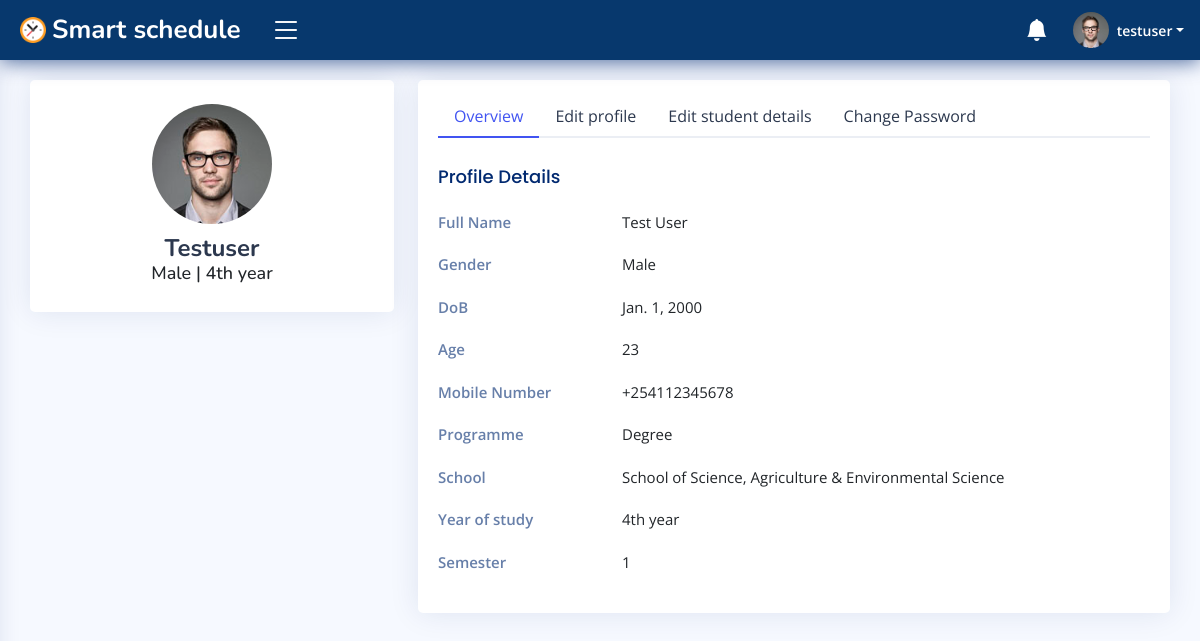
Page /auth/profile/testuser/student/ (signed in) on the committed database.
### accounts/models.py (models this page shows, shortened)
class User(AbstractUser):
    id = models.CharField(max_length=30, primary_key=True, unique=True, editable=False)
    first_name = models.CharField(max_length=15, blank=False)
    last_name = models.CharField(max_length=15, blank=False)
    email = models.EmailField(unique=True)
    gender = models.CharField(max_length=7, blank=False)
    dob = models.DateField(null=True, blank=False, db_column='Date of Birth')
    age = models.PositiveIntegerField(default=0, editable=False)
    mobile_no = PhoneNumberField()
    profile_pic = models.ImageField(upload_to='Users/imgs/dps/', default='default.png')
    is_student = models.BooleanField(default=False)
    date_updated = models.DateTimeField(auto_now=True)
    REQUIRED_FIELDS = ['username']
    USERNAME_FIELD = 'email'
    def __str__(self) -> str:
        return self.username
    class Meta:
        ordering = ['username', 'first_name', 'last_name']

class Student(models.Model):
    id = models.CharField(max_length=30, primary_key=True, unique=True, editable=False)
    student_name = models.OneToOneField(User, on_delete=models.CASCADE, editable=False)
    school = models.CharField(max_length=70, blank=False)
    department = models.CharField(max_length=70, blank=False)
    reg_no = models.CharField(max_length=14, blank=False, unique=True, db_column='Registration No.')
    year = models.CharField(max_length=10, blank=False, db_column='Year of Study')
    semester = models.CharField(max_length=1, blank=False)
    programme = models.CharField(max_length=35, blank=False)
    course = models.CharField(max_length=50, blank=False)
    date_created = models.DateTimeField(auto_now_add=True)
    date_updated = models.DateTimeField(auto_now=True)
    class Meta:
        ordering = ['student_name', 'reg_no']
        verbose_name_plural = 'Students records'
    def __str__(self) -> str:
        return f'{self.student_name}'

### accounts/views.py (the view, shortened to what this page needs)
# urls.py: path('profile/<str:_student_name>/student/', views.EditStudentProfileView.as_view(), name='student_profile'),
@method_decorator(login_required(login_url='login'), name='get')
@method_decorator(user_passes_test(lambda user: user.is_staff is False or user.is_superuser is False), name='get')
class EditStudentProfileView(View):
    profile_form_class = EditProfileForm
    student_form_class = EditStudentDetailsForm
    template_name = 'dashboard/students/profile.html'
    def get(self, request, _student_name, *args, **kwargs):
        editprofile_form = self.profile_form_class(instance=request.user)
        editstudent_form = self.student_form_class(instance=request.user.student)
        context = {
            'EditProfileForm': editprofile_form,
            'UpdateStudentInfoForm': editstudent_form,
        }
        return render(request, self.template_name, context)

### campus/templates/dashboard/students/profile.html (shortened to what this page needs)
{% extends 'dashboard/students/base.html' %}{% block title %}Profile page{% endblock %}
{% load crispy_forms_tags %}
	{% block content %}
	<main id="main" class="main">
		<section class="section profile">
			<div class="row">
				<div class="col-xl-4">
					<div class="card">
						<div class="card-body profile-card pt-4 d-flex flex-column align-items-center">
							<img src="{{ request.user.profile_pic.url }}" alt="Profile" class="rounded-circle">
							<h2>{{ request.user.username|title }}</h2>
							{% if request.user.is_student is True %}
							<h3>{{ request.user.gender|default:" -- " }} | {{ request.user.student.year|default:" -- " }}</h3>
							{% else %}
							<h3>{{ request.user.gender|default:" -- " }} | {{ request.user.faculty|default:" -- " }}</h3>
							{% endif %}
						</div>
					</div>
				</div>
				<div class="col-xl-8">
					<div class="card">
						<div class="card-body pt-3">
							<ul class="nav nav-tabs nav-tabs-bordered">
								<li class="nav-item">
									<button class="nav-link active" data-bs-toggle="tab" data-bs-target="#profile-overview">Overview</button>
								</li>
								<li class="nav-item">
									<button class="nav-link" data-bs-toggle="tab" data-bs-target="#profile-edit">Edit profile</button>
								</li>
								<li class="nav-item">
									<button class="nav-link" data-bs-toggle="tab" data-bs-target="#student-details-edit">Edit student details</button>
								</li>
								<li class="nav-item">
									<button class="nav-link" data-bs-toggle="tab" data-bs-target="#profile-change-password">Change Password</button>
								</li>
							</ul>
							<div class="tab-content pt-2">
								<div class="tab-pane fade show active profile-overview" id="profile-overview">
									<h5 class="card-title">Profile Details</h5>
									<div class="row">
										<div class="col-xl-3 col-lg-4 label">Full Name</div>
										<div class="col-xl-9 col-lg-8">{{ request.user.first_name|title }} {{ request.user.last_name|title }}</div>
									</div>
									<div class="row">
										<div class="col-xl-3 col-lg-4 label">Gender</div>
										<div class="col-xl-9 col-lg-8">{{ request.user.gender|default:" -- " }}</div>
									</div>
									<div class="row">
										<div class="col-xl-3 col-lg-4 label">DoB</div>
										<div class="col-xl-9 col-lg-8">{{ request.user.dob|default:" -- " }}</div>
									</div>
									<div class="row">
										<div class="col-xl-3 col-lg-4 label">Age</div>
										<div class="col-xl-9 col-lg-8">{{ request.user.age|default:"0" }}</div>
									</div>
									<div class="row">
										<div class="col-xl-3 col-lg-4 label">Mobile Number</div>
										<div class="col-xl-9 col-lg-8">{{ request.user.mobile_no|default:" -- " }}</div>
									</div>
									{% if request.user.is_student is True %}
									<div class="row">
										<div class="col-xl-3 col-lg-4 label">Programme</div>
										<div class="col-xl-9 col-lg-8">{{ request.user.student.programme|default:" -- " }}</div>
									</div>
									<div class="row">
										<div class="col-xl-3 col-lg-4 label">School</div>
										<div class="col-xl-9 col-lg-8">{{ request.user.student.school|default:" -- " }}</div>
									</div>
									<div class="row">
										<div class="col-xl-3 col-lg-4 label">Year of study</div>
										<div class="col-xl-9 col-lg-8">{{ request.user.student.year|default:" -- " }}</div>
									</div>
									<div class="row">
										<div class="col-xl-3 col-lg-4 label">Semester</div>
										<div class="col-xl-9 col-lg-8">{{ request.user.student.semester|default:" -- " }}</div>
									</div>
									{% endif %}
								</div>
							</div>
						</div>
					</div>
				</div>
			</div>
		</section>
	</main>
	{% endblock %}

### campus/templates/dashboard/students/base.html (shortened to what this page needs)
{% load static %}
<!DOCTYPE html>
<html lang="en">
<head>
    <link href="https://cdn.jsdelivr.net/npm/bootstrap@5.3.2/dist/css/bootstrap.min.css" rel="stylesheet">
    <link rel="stylesheet" href="https://cdn.jsdelivr.net/npm/bootstrap-icons@1.11.1/font/bootstrap-icons.css">
    <link href="{% static 'css/styles.css' %}" rel="stylesheet">
    <link rel="stylesheet" href="https://cdn.jsdelivr.net/npm/fullcalendar@5.10.0/main.min.css">
</head>
<body>
    <header id="header" class="header fixed-top d-flex align-items-center">
        <div class="d-flex align-items-center justify-content-between">
            <a href="{% url 'student_homepage' %}" class="logo d-flex align-items-center">
                <img src="{% static 'img/logo/logo.png' %}" alt="logo">
                <span class="d-none d-lg-block text-white">Smart schedule</span>
            </a>
            <i class="bi bi-list toggle-sidebar-btn"></i>
        </div>
        <nav class="header-nav ms-auto">
            <ul class="d-flex align-items-center">
                <li class="nav-item dropdown">
                    <a class="nav-link nav-icon" href="" data-bs-toggle="dropdown">
                        <i class="bi bi-bell-fill"></i>
                    </a>
                </li>
                <li class="nav-item dropdown pe-3">
                    <a class="nav-link nav-profile d-flex align-items-center pe-0" href="#" data-bs-toggle="dropdown">
                        <img src="{{ request.user.profile_pic.url }}" alt="profile" class="rounded-circle">
                        <span class="d-none d-md-block dropdown-toggle ps-2">{{ request.user.username }}</span>
                    </a>
                </li>
            </ul>
        </nav>
    </header>
    {% block content %}
    {% endblock %}
</body>
</html>

### static/css/styles.css (style rules this page uses)
:root { scroll-behavior: smooth; }
body { font-family: "Open Sans", sans-serif; background: #f6f9ff; color: #444444; }
a { color: #4154f1; text-decoration: none; }
h1, h2, h3, h4, h5, h6 { font-family: "Nunito", sans-serif; }
#main { margin-top: 60px; padding: 20px 30px; transition: all 0.3s; }
.card { margin-bottom: 30px; border: none; border-radius: 5px; box-shadow: 0px 0 30px rgba(1, 41, 112, 0.1); }
.card-title { padding: 20px 0 15px 0; font-size: 18px; font-weight: 500; color: #012970; font-family: "Poppins", sans-serif; }
.card-body { padding: 0 20px 20px 20px; }
.nav-tabs-bordered { border-bottom: 2px solid #ebeef4; }
.nav-tabs-bordered .nav-link { margin-bottom: -2px; border: none; color: #2c384e; }
.nav-tabs-bordered .nav-link.active { background-color: #fff; color: #4154f1; border-bottom: 2px solid #4154f1; }
.logo { line-height: 1; }
@media (min-width: 1200px) { .logo { width: 240px; } }
.logo img { max-height: 26px; margin-right: 6px; }
.logo span { font-size: 26px; font-weight: 700; color: #012970; font-family: "Nunito", sans-serif; }
.header { transition: all 0.5s; z-index: 997; height: 60px; box-shadow: 0px 2px 20px rgba(1, 41, 112, 0.7); background-color: #07386d; padding-left: 20px; }
.header .toggle-sidebar-btn { font-size: 32px; padding-left: 10px; cursor: pointer; color: #fff; }
.header-nav ul { list-style: none; }
.header-nav>ul { margin: 0; padding: 0; }
.header-nav .nav-icon { font-size: 22px; color: #fff; margin-right: 25px; position: relative; }
.header-nav .nav-profile { color: #fff; }
.header-nav .nav-profile img { max-height: 36px; }
.header-nav .nav-profile span { font-size: 14px; font-weight: 600; }
@media (min-width: 1200px) { #main, #footer { margin-left: 300px; } }
@media (min-width: 1200px) { .toggle-sidebar #main, .toggle-sidebar #footer { margin-left: 0; } }
.profile .profile-card img { height: 120px; width: 120px; }
.profile .profile-card h2 { font-size: 24px; font-weight: 700; color: #2c384e; margin: 10px 0 0 0; }
.profile .profile-card h3 { font-size: 18px; }
.profile .profile-overview .row { margin-bottom: 20px; font-size: 15px; }
.profile .profile-overview .card-title { color: #012970; }
.profile .profile-overview .label { font-weight: 600; color: rgba(1, 41, 112, 0.6); }

### rows in the picture
User: user.profile_pic (picture), user.username "testuser", user.username "Testuser", user.gender "Male", user.student.year "4th year", user.first_name "Test", user.last_name "User", user.dob "Jan. 1, 2000", user.age "23", user.mobile_no "+254112345678", user.student.programme "Degree", user.student.school "School of Science, Agriculture & Environmental Science", user.student.semester "1"
